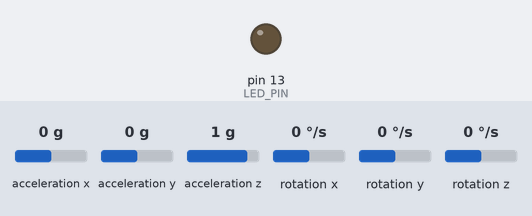
This sketch was run on a simulated Arduino Uno, built with avr-gcc and run on an emulated ATmega328P. On the bench: output pins drawn as LEDs (lit = HIGH). The inputs (shaded band) are chosen by the test bench; at power-on: acceleration x 0 g, acceleration y 0 g, acceleration z 1 g, rotation x 0 °/s, rotation y 0 °/s, rotation z 0 °/s. The sensor or clock chip raises its interrupt line as the real part does.

Above: at 0.1 s.
Timing chart, 0 to 40.0 s (numbered marks = the images above):
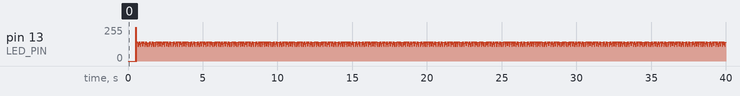

The sketch:

MPU6050_with_Kalman_Filter.ino
```cpp
/*********************************************************************
 * M.I.A ROBOTICS TEAM
 * MPU6050 working with Kalman Filter 1D
 * Filtring measured YAW value from gyro
 * hello
 *********************************************************************/

// Kalman Filter Variables
double curr_estimate;
double prev_estimate;
double curr_uncertanity;
double prev_uncertanity;
double process_var;
double kalman_gain;
double sensor_varaiance;
double measured_value;

    /**** Preparing the IMU ****/
#include "I2Cdev.h"
#include "MPU6050_6Axis_MotionApps20.h"

// Arduino Wire library is required if I2Cdev I2CDEV_ARDUINO_WIRE implementation
// is used in I2Cdev.h
#if I2CDEV_IMPLEMENTATION == I2CDEV_ARDUINO_WIRE
#include "Wire.h"
#endif

MPU6050 mpu;

#define INTERRUPT_PIN 1
#define LED_PIN 13
bool blinkState = false;

// MPU control/status vars
bool dmpReady = false;  // set true if DMP init was successful
uint8_t mpuIntStatus;   // holds actual interrupt status byte from MPU
uint8_t devStatus;      // return status after each device operation (0 = success, !0 = error)
uint16_t packetSize;    // expected DMP packet size (default is 42 bytes)
uint16_t fifoCount;     // count of all bytes currently in FIFO
uint8_t fifoBuffer[64]; // FIFO storage buffer

// orientation/motion vars
Quaternion q;           // [w, x, y, z]         quaternion container
VectorFloat gravity;    // [x, y, z]            gravity vector
float ypr[3];           // [yaw, pitch, roll]   yaw/pitch/roll container and gravity vector


// ================================================================
// ===               INTERRUPT DETECTION ROUTINE                ===
// ================================================================

volatile bool mpuInterrupt = false;     // indicates whether MPU interrupt pin has gone high
void dmpDataReady() {
  mpuInterrupt = true;
}

// ================================================================
// ===                      INITIAL SETUP                       ===
// ================================================================

void setup() {
  // initialize serial communication
  Serial.begin(38400);
  while (!Serial);

  /**** Setup for MPU6050 ****/
  // join I2C bus
  Wire.begin();
  Wire.setClock(400000); // 400kHz I2C clock.

  // initialize device
  //Serial.println(F("Initializing I2C devices..."));
  mpu.initialize();
  pinMode(INTERRUPT_PIN, INPUT);

  // verify connection
  //Serial.println(F("Testing device connections..."));
  //Serial.println(mpu.testConnection() ? F("MPU6050 connection successful") : F("MPU6050 connection failed"));

  // load and configure the DMP
  //Serial.println(F("Initializing DMP..."));
  devStatus = mpu.dmpInitialize();

  // gyro offsets, scaled for min sensitivity
  mpu.setZGyroOffset(-4);

  // make sure it worked (returns 0 if so)
  if (devStatus == 0) {
    // Calibration Time: generate offsets and calibrate our MPU6050
    mpu.CalibrateGyro(6);
    // turn on the DMP, now that it's ready
    //Serial.println(F("Enabling DMP..."));
    mpu.setDMPEnabled(true);

    attachInterrupt(digitalPinToInterrupt(INTERRUPT_PIN), dmpDataReady, RISING);
    mpuIntStatus = mpu.getIntStatus();

    dmpReady = true;

    // get expected DMP packet size for later comparison
    packetSize = mpu.dmpGetFIFOPacketSize();

  } else {
    //Serial.print(F("DMP Initialization failed (code "));
    //Serial.print(devStatus);
    //Serial.println(F(")"));
    Serial.println("device failed");
    while (true);
  }

  // configure LED for output
  pinMode(LED_PIN, OUTPUT);

  // Set Kalman Filter Values
  set_values(68, 2, 0.002, 5);
}

// ================================================================
// ===                    MAIN PROGRAM LOOP                     ===
// ================================================================

void loop() {
  /**** Code for MPU6050 ****/
  // read a packet from FIFO
  if (mpu.dmpGetCurrentFIFOPacket(fifoBuffer)) { // Get the Latest packet
    // display YAW angle in degrees
    mpu.dmpGetQuaternion(&q, fifoBuffer);
    mpu.dmpGetGravity(&gravity, &q);
    mpu.dmpGetYawPitchRoll(ypr, &q, &gravity);

    // blink LED to indicate activity
    blinkState = !blinkState;
    digitalWrite(LED_PIN, blinkState);
  }

  /**** Code for Kalman Filter ****/
  measured_value = (double)(ypr[0] * 180 / M_PI);     // take measured yaw value
  Measurement_Update(measured_value);                 // Apply Kalman Filter on the measured value(YAW)

  // Chose how to display results
  //Monitor_Results();
  //Plotter_Results();
}

// ================================================================
// ===                Kalman Filter Functions                   ===
// ================================================================

// Set X, P, Q, R
void set_values(double _curr_estimate, double _curr_uncertanity,
                double _process_var, double _sensor_varaiance) {
  curr_estimate = _curr_estimate;
  curr_uncertanity = _curr_uncertanity;
  process_var = _process_var;
  sensor_varaiance = _sensor_varaiance;
}

// State prediction equations
// Update prdections values after each measurementa update
void State_Prediction() {
  prev_estimate = curr_estimate;
  prev_uncertanity = curr_uncertanity + process_var;
}

// Measurment update equations
void Measurement_Update(double measured_value) {
  State_Prediction();

  // Calc kalman gain ---> Prediction Uncertainty / (Prediction Uncertainty + Sensor Varaiance)
  kalman_gain = prev_uncertanity / (prev_uncertanity + sensor_varaiance);
  // calc Current Estimate ---> Predicted state + Kalman Gain *Residual
  curr_estimate = prev_estimate + kalman_gain * (measured_value - prev_estimate);
  // Calc Uncertainty ---> (1 - Kalman Gain)*Prediction Uncertainty
  curr_uncertanity = (1 - kalman_gain) * prev_uncertanity;
}

// Display calculated values on Serial Monitor
void Monitor_Results() {
  Serial.print("Kalman Gain(K): ");
  Serial.println(kalman_gain);
  Serial.print("Current Estimate(X): ");
  Serial.println(curr_estimate);
  Serial.print("Uncertainty(P): ");
  Serial.println(curr_uncertanity);
  Serial.println("=====================================");
}

// Display calculated values on Serial Plotter
void Plotter_Results() {
  Serial.print(curr_estimate);
  Serial.print(',');
  Serial.println(measured_value);
  Serial.println();
}
```
